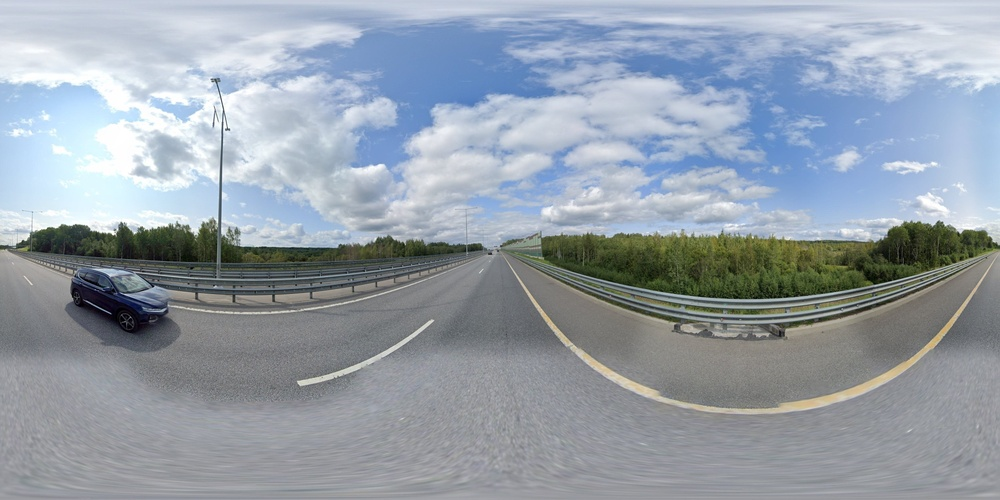
#> input picture src/preprocessing/PAC/in/0AtYsgSOiYDZKl9AFhtBig_panorama.jpg, 1000 x 500 px, shrunk from 4096 x 2048 before the run
$ python -i blackEdgeRemover.py   (imports and definitions only)
#> lines starting #> are read from the running program, lines starting #| are printed output that depends on the picture; after the words box and inside, x2 and y2 are one past the last pixel; in counts of white or black regions, pixels touching at a corner belong together
"""
@file blackEdgeRemover.py
@date 2023-22-12
@author Martin Kubicka (xkubic45@stud.fit.vutbr.cz)
@brief Script for black edge detection and black edge removal from images.
"""

import cv2
import numpy as np

"""
@brief Function for checking if image is just black.

@param grayscale image in grayscale

@return True if image is black, otherwise False
"""
def checkIfBlackOnly(grayscale):
    if np.all(grayscale == 0):
        return True
    else:
        return False

"""
@brief Function for removing black edges from images. If images doesn't contain black edges nothing will be removed.

@param panoramaPath path to image

@return False if whole image is black, otherwise True.
"""
def cropPanorama(panoramaPath):
    panorama = cv2.imread(panoramaPath)
#> panorama is the input picture: shape (500, 1000, 3); mean B, G, R 169.7, 159.5, 149.9

    # grayscale
    gray = cv2.cvtColor(panorama, cv2.COLOR_BGR2GRAY)
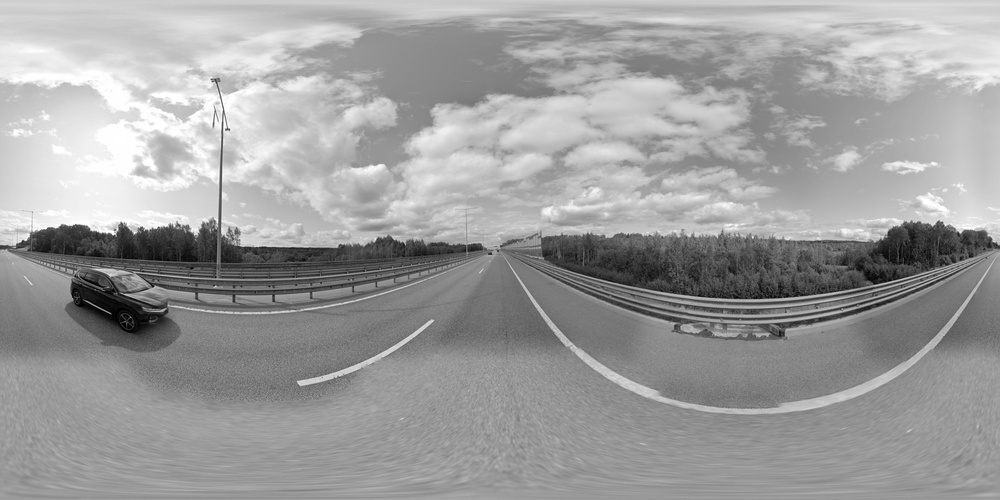
#> gray: shape (500, 1000); min 0, max 255, mean 157.8

    # check if black only
    if (checkIfBlackOnly(gray)):
        return False

    # find contours
    _, mask = cv2.threshold(gray, 1, 255, cv2.THRESH_BINARY)
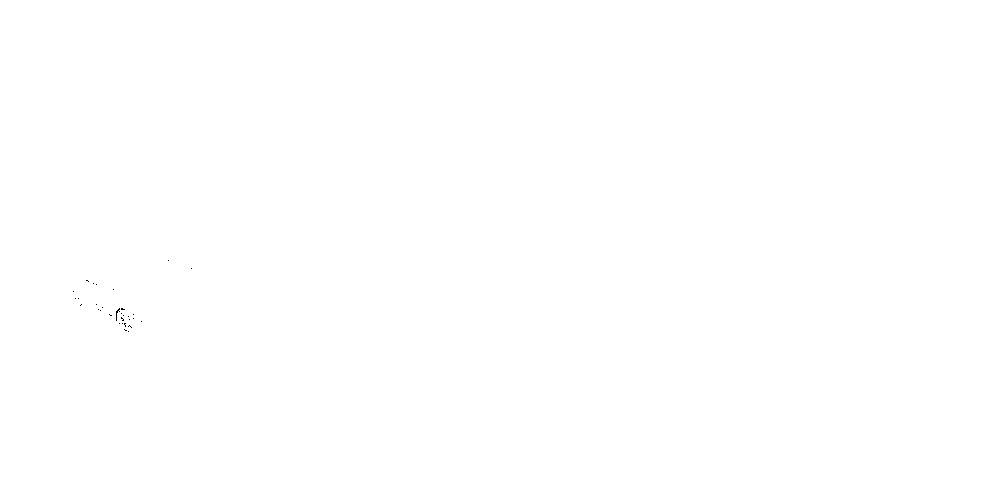
#> mask: shape (500, 1000); 100% white; black in thin lines or dots, all inside (x1, y1, x2, y2) = (73, 260, 192, 332)
    contours, _ = cv2.findContours(mask, cv2.RETR_EXTERNAL, cv2.CHAIN_APPROX_SIMPLE)
#> contours = [[[0, 0], [0, 499], [999, 499], [999, 0]]]

    largestContour = None
    largestArea = 0

    # find largest contour area
    for contour in contours:
        area = cv2.contourArea(contour)
        if area > largestArea:
            largestArea = area
            largestContour = contour
#> this loop made 1 pass
#> (area, largestArea, largestContour) on pass 1: (498501, 498501, [[0, 0], [0, 499], [999, 499], [999, 0]])
#> after the loop, largestArea = 498501

    if largestContour is not None:
        x, y, w, h = cv2.boundingRect(largestContour)
#> x = 0; y = 0; w = 1000; h = 500
        cropped = panorama[y:y + h, x:x + w]
        cv2.imwrite(panoramaPath, cropped)

    return True

### End of blackEdgeRemover.py ###

>>> result = cropPanorama('../PAC/in/0AtYsgSOiYDZKl9AFhtBig_panorama.jpg')

$ run again, on src/preprocessing/PAC/in/0AtYsgSOiYDZKl9AFhtBig_photo.jpg
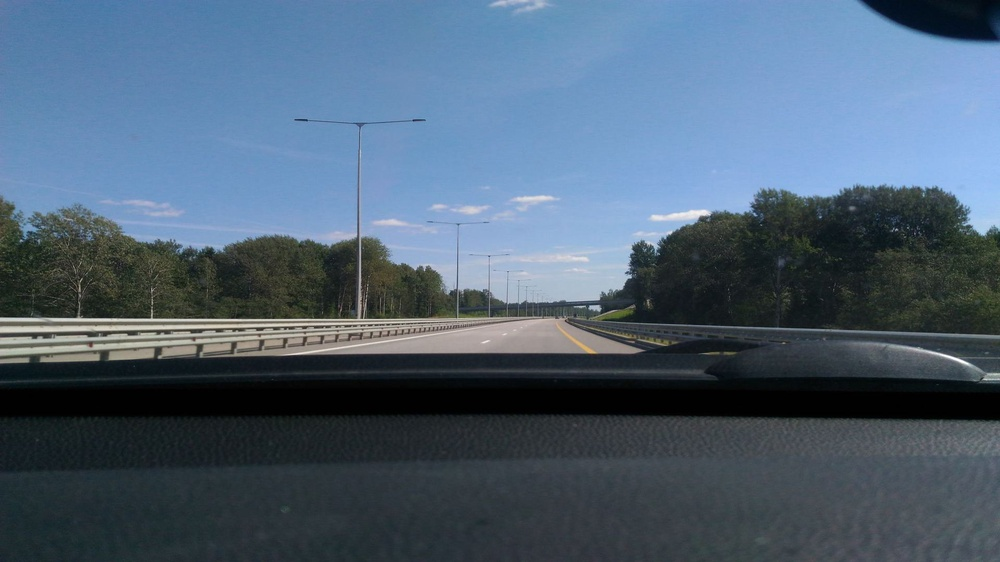
#> input picture src/preprocessing/PAC/in/0AtYsgSOiYDZKl9AFhtBig_photo.jpg, 1000 x 562 px, shrunk from 1920 x 1080 before the run
#> in cropPanorama, panorama is the input picture: shape (562, 1000, 3); mean B, G, R 115.7, 97, 77.8
#> in cropPanorama, `_, mask = cv2.threshold(gray, 1, 255, cv2.THRESH_BINARY)`:
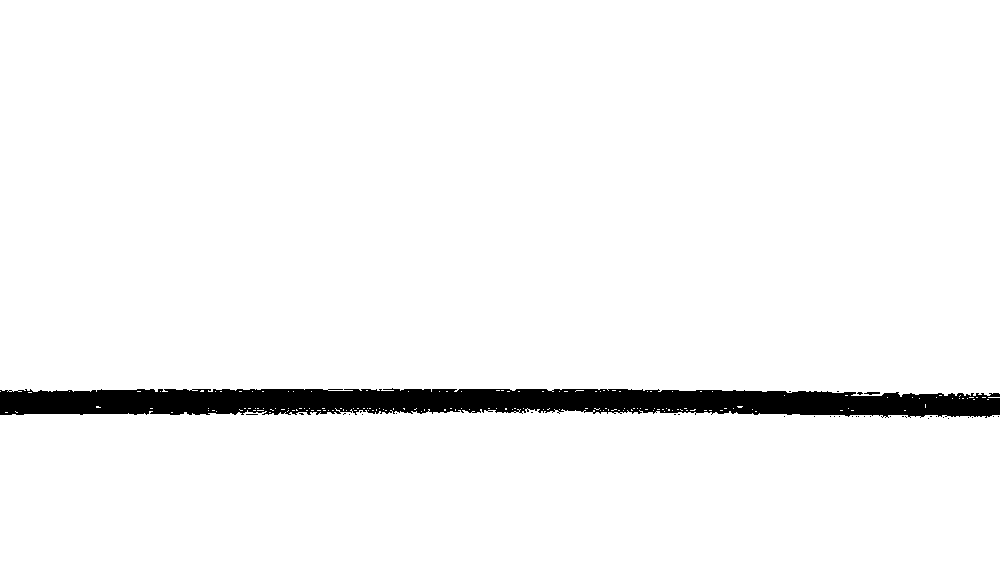
#> mask: shape (562, 1000); 96% white; 37 black regions (35 under 20 px)
#> contours = 167 contours, 165 with area under 20; largest, box (x1, y1, x2, y2) and area: (0, 0, 1000, 397) 389195, (0, 408, 1000, 562) 147280
#> the loop in cropPanorama, `for contour in contours:` made 167 passes
#> (area, largestArea) on passes 95, 167: (147280.5, 147280.5), (389195, 389195)
#> after the loop in cropPanorama, `for contour in contours:`: largestArea = 389195; largestContour = contour of 363 points, box (x1, y1, x2, y2) (0, 0, 1000, 397), area 389195
#> x = 0; w = 1000; h = 397
#> in cropPanorama, `cropped = panorama[y:y + h, x:x + w]`:
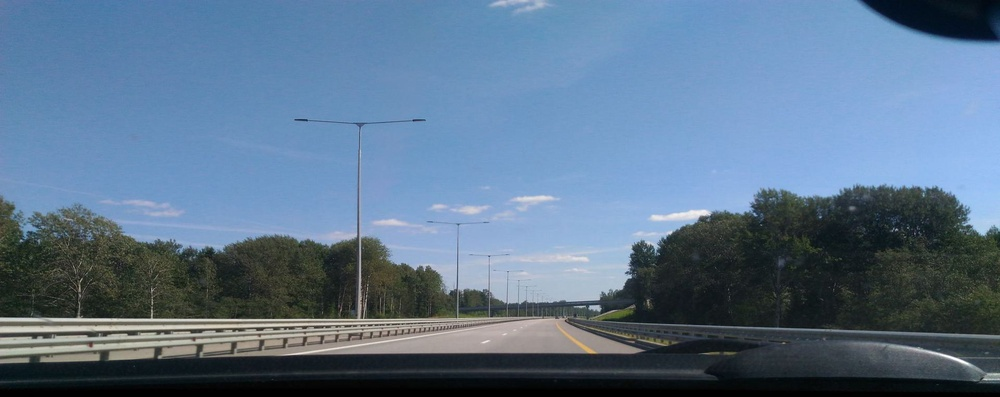
#> cropped: shape (397, 1000, 3); mean B, G, R 140.5, 116.1, 91.9
